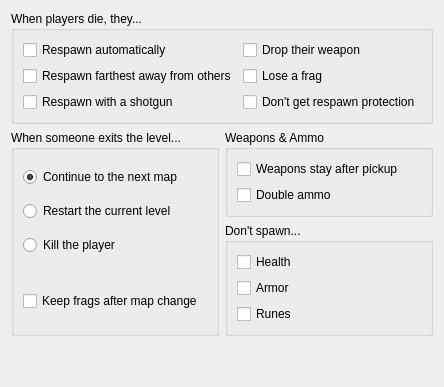
     <widget class="QWidget" name="tabDeathmatch">
      <attribute name="title">
       <string>Deathmatch</string>
      </attribute>
      <layout class="QVBoxLayout" name="verticalLayout_14">
       <item>
        <widget class="QGroupBox" name="groupBox_10">
         <property name="title">
          <string>When players die, they...</string>
         </property>
         <layout class="QGridLayout" name="gridLayout_2">
          <item row="0" column="0">
           <widget class="QCheckBox" name="cbRespawnAutomatically">
            <property name="text">
             <string>Respawn automatically</string>
            </property>
           </widget>
          </item>
          <item row="0" column="1">
           <widget class="QCheckBox" name="cbDropWeaponOnDeath">
            <property name="text">
             <string>Drop their weapon</string>
            </property>
           </widget>
          </item>
          <item row="1" column="0">
           <widget class="QCheckBox" name="cbRespawnFarthestAwayFromOthers">
            <property name="text">
             <string>Respawn farthest away from others</string>
            </property>
           </widget>
          </item>
          <item row="1" column="1">
           <widget class="QCheckBox" name="cbLoseAFragOnDeath">
            <property name="text">
             <string>Lose a frag</string>
            </property>
           </widget>
          </item>
          <item row="2" column="0">
           <widget class="QCheckBox" name="cbRespawnWithAShotgun">
            <property name="text">
             <string>Respawn with a shotgun</string>
            </property>
           </widget>
          </item>
          <item row="2" column="1">
           <widget class="QCheckBox" name="cbNoRespawnProtection">
            <property name="text">
             <string>Don't get respawn protection</string>
            </property>
           </widget>
          </item>
         </layout>
        </widget>
       </item>
       <item>
        <layout class="QHBoxLayout" name="horizontalLayout_4">
         <item>
          <widget class="QGroupBox" name="groupBox_11">
           <property name="title">
            <string>When someone exits the level...</string>
           </property>
           <layout class="QVBoxLayout" name="verticalLayout_15">
            <item>
             <widget class="QRadioButton" name="rbContinueToTheNextMap">
              <property name="text">
               <string>Continue to the next map</string>
              </property>
              <property name="checked">
               <bool>true</bool>
              </property>
             </widget>
            </item>
            <item>
             <widget class="QRadioButton" name="rbRestartTheCurrentLevel">
              <property name="text">
               <string>Restart the current level</string>
              </property>
             </widget>
            </item>
            <item>
             <widget class="QRadioButton" name="rbKillThePlayer">
              <property name="text">
               <string>Kill the player</string>
              </property>
             </widget>
            </item>
            <item>
             <widget class="QWidget" name="widget_7" native="true">
              <property name="minimumSize">
               <size>
                <width>0</width>
                <height>8</height>
               </size>
              </property>
              <property name="maximumSize">
               <size>
                <width>16777215</width>
                <height>8</height>
               </size>
              </property>
             </widget>
            </item>
            <item>
             <widget class="QCheckBox" name="cbKeepFragsAfterMapChange">
              <property name="text">
               <string>Keep frags after map change</string>
              </property>
             </widget>
            </item>
           </layout>
          </widget>
         </item>
         <item>
          <layout class="QVBoxLayout" name="verticalLayout_17">
           <item>
            <widget class="QGroupBox" name="groupBox_12">
             <property name="title">
              <string>Weapons &amp;&amp; Ammo</string>
             </property>
             <layout class="QVBoxLayout" name="verticalLayout_16">
              <item>
               <widget class="QCheckBox" name="cbWeaponsStayAfterPickup">
                <property name="text">
                 <string>Weapons stay after pickup</string>
                </property>
               </widget>
              </item>
              <item>
               <widget class="QCheckBox" name="cbDoubleAmmo">
                <property name="text">
                 <string>Double ammo</string>
                </property>
               </widget>
              </item>
             </layout>
            </widget>
           </item>
           <item>
            <widget class="QGroupBox" name="groupBox_13">
             <property name="title">
              <string>Don't spawn...</string>
             </property>
             <layout class="QVBoxLayout" name="verticalLayout_18">
              <item>
               <widget class="QCheckBox" name="cbDontSpawnHealth">
                <property name="text">
                 <string>Health</string>
                </property>
               </widget>
              </item>
              <item>
               <widget class="QCheckBox" name="cbDontSpawnArmor">
                <property name="text">
                 <string>Armor</string>
                </property>
               </widget>
              </item>
              <item>
               <widget class="QCheckBox" name="cbDontSpawnRunes">
                <property name="text">
                 <string>Runes</string>
                </property>
               </widget>
              </item>
             </layout>
            </widget>
           </item>
          </layout>
         </item>
        </layout>
       </item>
       <item>
        <spacer name="verticalSpacer_6">
         <property name="orientation">
          <enum>Qt::Vertical</enum>
         </property>
         <property name="sizeHint" stdset="0">
          <size>
           <width>20</width>
           <height>40</height>
          </size>
         </property>
        </spacer>
       </item>
      </layout>
     </widget>
